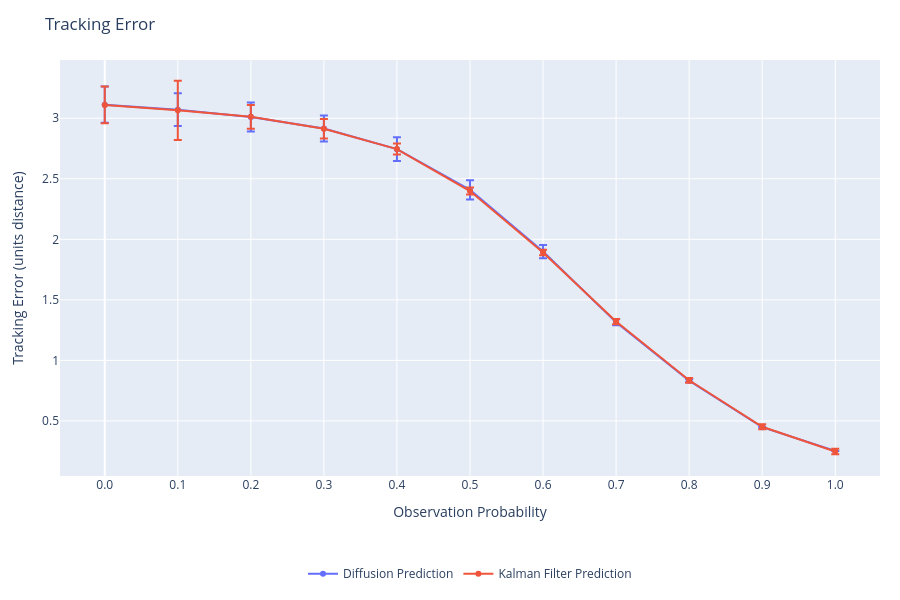
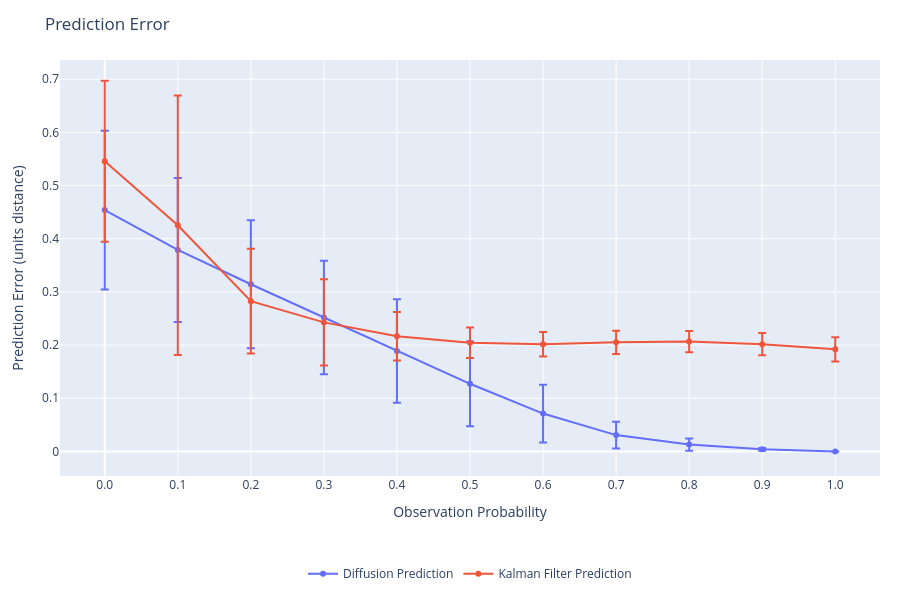
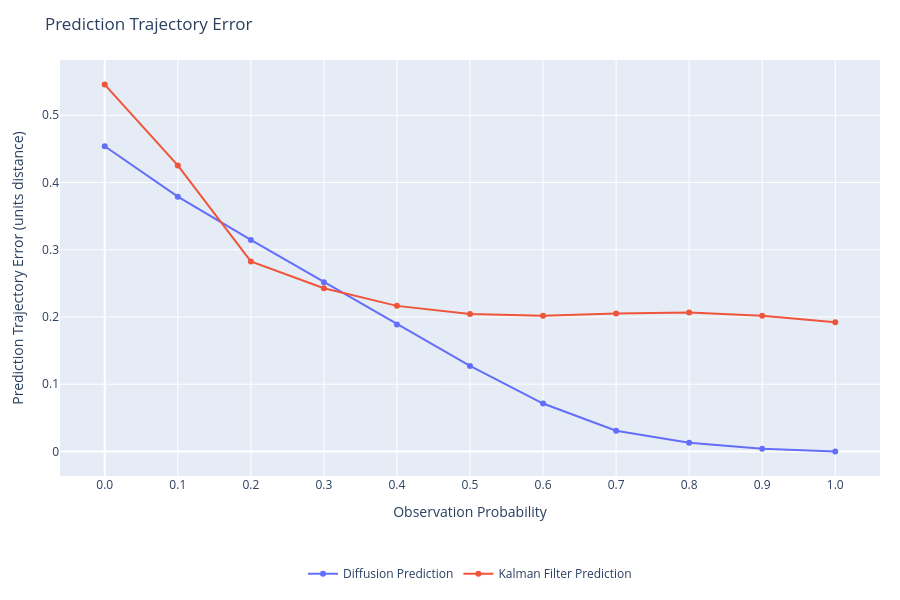
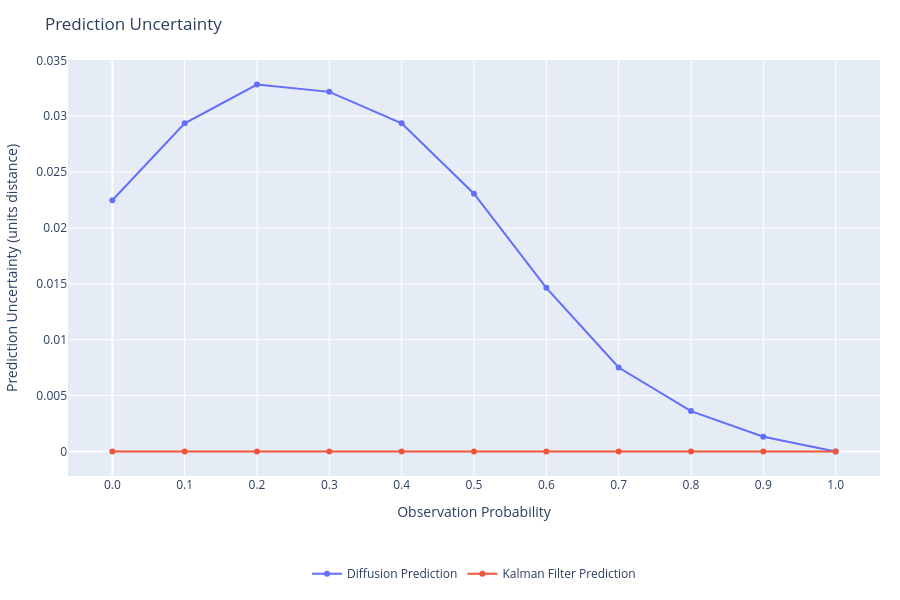

Notebook code cell kept with these figures, in order:
### Code cell
%reload_ext autoreload
%autoreload 2
from plots import *
import numpy as np

x_key = 'observation_probability'

# Data for plotting
plots = {
    'tracking_error_mean': {
        'title': 'Tracking Error',
        'ylabel': 'Tracking Error (units distance)',
        'xlabel': 'Observation Probability',
        'x': {series: get_x_radii(series, output, x_key) for series in output},
        # Average over all episodes and all timesteps.
        'y': {
            series: [np.mean(output[series][experiment]['tracking_error_mean']) for experiment in output[series]]
                for series in output
        },
        'y_std': {
            series: [np.std(np.mean(output[series][exp]['prediction_error_mean'], axis=tuple(range(1, output[series][exp]['prediction_error_mean'].ndim)))) for exp in sorted_experiments(series, output, x_key)]
                for series in output if not next(iter(output[series].values())).attrs['prediction_disable']
        }
    },
    'prediction_error_mean': {
        'title': 'Prediction Error',
        'ylabel': 'Prediction Error (units distance)',
        'xlabel': 'Observation Probability',
        'x': {series: get_x_radii(series, output, x_key) for series in output},
        # Average over all episodes and all timesteps.
        'y': {
            series: [np.mean(output[series][exp]['prediction_error_mean']) for exp in sorted_experiments(series, output, x_key)]
                for series in output if not next(iter(output[series].values())).attrs['prediction_disable']
        },
        'y_std': {
            series: [np.std(np.mean(output[series][exp]['prediction_error_mean'], axis=tuple(range(1, output[series][exp]['prediction_error_mean'].ndim)))) for exp in sorted_experiments(series, output, x_key)]
                for series in output if not next(iter(output[series].values())).attrs['prediction_disable']
        }
    },
    'prediction_trajectory_error_mean': {
        'title': 'Prediction Trajectory Error',
        'ylabel': 'Prediction Trajectory Error (units distance)',
        'xlabel': 'Observation Probability',
        'x': {series: get_x_radii(series, output, x_key) for series in output},
        # Average over all episodes and all timesteps.
        'y': {
            series: [np.mean(output[series][exp]['prediction_trajectory_error_mean']) for exp in sorted_experiments(series, output, x_key)]
                for series in output if not next(iter(output[series].values())).attrs['prediction_disable']
        }
    },
    'prediction_uncertainty_mean': {
        'title': 'Prediction Uncertainty',
        'ylabel': 'Prediction Uncertainty (units distance)',
        'xlabel': 'Observation Probability',
        'x': {series: get_x_radii(series, output, x_key) for series in output},
        # Average over all episodes and all timesteps.
        'y': {
            series: [np.mean(output[series][exp]['prediction_uncertainty_mean']) for exp in sorted_experiments(series, output, x_key)]
                for series in output if not next(iter(output[series].values())).attrs['prediction_disable']
        }
    },
    'prediction_uncertainty_gap_mean': {
        'title': 'Prediction Uncertainty Gap',
        'ylabel': 'Prediction Uncertainty Gap (units distance)',
        'xlabel': 'Observation Probability',
        'x': {series: get_x_radii(series, output, x_key) for series in output},
        # Average over all episodes and all timesteps.
        'y': {
            series: [np.mean(output[series][exp]['prediction_uncertainty_gap_mean']) for exp in sorted_experiments(series, output, x_key)]
                for series in output if not next(iter(output[series].values())).attrs['prediction_disable']
        }
    },
    'prediction_uncertainty_gap_min': {
        'title': 'Prediction Uncertainty Gap (Min)',
        'ylabel': 'Prediction Uncertainty Gap Min (units distance)',
        'xlabel': 'Observation Probability',
        'x': {series: get_x_radii(series, output, x_key) for series in output},
        # Average over all episodes and all timesteps.
        'y': {
            series: [np.mean(output[series][exp]['prediction_uncertainty_gap_min']) for exp in sorted_experiments(series, output, x_key)]
                for series in output if not next(iter(output[series].values())).attrs['prediction_disable']
        }
    },
    'prediction_uncertainty_gap_max': {
        'title': 'Prediction Uncertainty Gap (Max)',
        'ylabel': 'Prediction Uncertainty Gap Max (units distance)',
        'xlabel': 'Observation Probability',
        'x': {series: get_x_radii(series, output, x_key) for series in output},
        # Average over all episodes and all timesteps.
        'y': {
            series: [np.mean(output[series][exp]['prediction_uncertainty_gap_max']) for exp in sorted_experiments(series, output, x_key)]
                for series in output if not next(iter(output[series].values())).attrs['prediction_disable']
        }
    }
}

# Miscelaneous statistics.
timesteps = [np.max([np.max(output[series][experiment]['deltaSteps'].shape[1]) for experiment in output[series]]) for series in output]

plot(plots, timesteps=timesteps)

### Figure 1 — Plotly figure (JSON) as saved in the notebook; plotly's stock layout.template omitted (floating-point values rounded to 4 significant figures)
{"data": [{"error_y": {"array": [0.1493, 0.1356, 0.1203, 0.1068, 0.09737, 0.07967, 0.05423, 0.02503, 0.01145, 0.002459, 9.422e-09], "type": "data", "visible": true}, "hovertemplate": "%{x:.2f}: %{y:.4f}<extra></extra>", "mode": "lines+markers", "name": "Diffusion Prediction", "type": "scatter", "x": [0, 0.1, 0.2, 0.3, 0.4, 0.5, 0.6, 0.7, 0.8, 0.9, 1], "y": [3.112, 3.071, 3.011, 2.915, 2.745, 2.408, 1.899, 1.316, 0.8321, 0.4489, 0.252]}, {"error_y": {"array": [0.1514, 0.244, 0.09856, 0.08123, 0.04561, 0.02877, 0.02319, 0.02187, 0.01985, 0.02112, 0.02277], "type": "data", "visible": true}, "hovertemplate": "%{x:.2f}: %{y:.4f}<extra></extra>", "mode": "lines+markers", "name": "Kalman Filter Prediction", "type": "scatter", "x": [0, 0.1, 0.2, 0.3, 0.4, 0.5, 0.6, 0.7, 0.8, 0.9, 1], "y": [3.11, 3.065, 3.011, 2.913, 2.745, 2.398, 1.891, 1.321, 0.8359, 0.4522, 0.2482]}], "layout": {"autosize": true, "height": 600, "hovermode": "closest", "legend": {"orientation": "h", "x": 0.5, "xanchor": "center", "y": -0.2, "yanchor": "top"}, "margin": {"b": 120, "l": 60, "r": 20, "t": 60}, "showlegend": true, "title": {"text": "Tracking Error"}, "xaxis": {"ticktext": ["0.0", "0.1", "0.2", "0.3", "0.4", "0.5", "0.6", "0.7", "0.8", "0.9", "1.0"], "tickvals": [0, 0.1, 0.2, 0.3, 0.4, 0.5, 0.6, 0.7, 0.8, 0.9, 1], "title": {"text": "Observation Probability"}}, "yaxis": {"title": {"text": "Tracking Error (units distance)"}}}}

### Figure 2 — Plotly figure (JSON) as saved in the notebook; plotly's stock layout.template omitted (floating-point values rounded to 4 significant figures)
{"data": [{"error_y": {"array": [0.1493, 0.1356, 0.1203, 0.1068, 0.09737, 0.07967, 0.05423, 0.02503, 0.01145, 0.002459, 9.422e-09], "type": "data", "visible": true}, "hovertemplate": "%{x:.2f}: %{y:.4f}<extra></extra>", "mode": "lines+markers", "name": "Diffusion Prediction", "type": "scatter", "x": [0, 0.1, 0.2, 0.3, 0.4, 0.5, 0.6, 0.7, 0.8, 0.9, 1], "y": [0.4539, 0.3789, 0.3145, 0.2517, 0.1889, 0.1272, 0.07126, 0.03072, 0.01295, 0.003903, 2.673e-08]}, {"error_y": {"array": [0.1514, 0.244, 0.09856, 0.08123, 0.04561, 0.02877, 0.02319, 0.02187, 0.01985, 0.02112, 0.02277], "type": "data", "visible": true}, "hovertemplate": "%{x:.2f}: %{y:.4f}<extra></extra>", "mode": "lines+markers", "name": "Kalman Filter Prediction", "type": "scatter", "x": [0, 0.1, 0.2, 0.3, 0.4, 0.5, 0.6, 0.7, 0.8, 0.9, 1], "y": [0.5456, 0.4254, 0.2826, 0.2427, 0.2165, 0.2045, 0.2017, 0.2052, 0.2066, 0.2018, 0.192]}], "layout": {"autosize": true, "height": 600, "hovermode": "closest", "legend": {"orientation": "h", "x": 0.5, "xanchor": "center", "y": -0.2, "yanchor": "top"}, "margin": {"b": 120, "l": 60, "r": 20, "t": 60}, "showlegend": true, "title": {"text": "Prediction Error"}, "xaxis": {"ticktext": ["0.0", "0.1", "0.2", "0.3", "0.4", "0.5", "0.6", "0.7", "0.8", "0.9", "1.0"], "tickvals": [0, 0.1, 0.2, 0.3, 0.4, 0.5, 0.6, 0.7, 0.8, 0.9, 1], "title": {"text": "Observation Probability"}}, "yaxis": {"title": {"text": "Prediction Error (units distance)"}}}}

### Figure 3 — Plotly figure (JSON) as saved in the notebook; plotly's stock layout.template omitted (floating-point values rounded to 4 significant figures)
{"data": [{"hovertemplate": "%{x:.2f}: %{y:.4f}<extra></extra>", "mode": "lines+markers", "name": "Diffusion Prediction", "type": "scatter", "x": [0, 0.1, 0.2, 0.3, 0.4, 0.5, 0.6, 0.7, 0.8, 0.9, 1], "y": [0.4539, 0.3789, 0.3145, 0.2517, 0.1889, 0.1272, 0.07126, 0.03072, 0.01295, 0.003903, 2.673e-08]}, {"hovertemplate": "%{x:.2f}: %{y:.4f}<extra></extra>", "mode": "lines+markers", "name": "Kalman Filter Prediction", "type": "scatter", "x": [0, 0.1, 0.2, 0.3, 0.4, 0.5, 0.6, 0.7, 0.8, 0.9, 1], "y": [0.5456, 0.4254, 0.2826, 0.2427, 0.2165, 0.2045, 0.2017, 0.2052, 0.2066, 0.2018, 0.192]}], "layout": {"autosize": true, "height": 600, "hovermode": "closest", "legend": {"orientation": "h", "x": 0.5, "xanchor": "center", "y": -0.2, "yanchor": "top"}, "margin": {"b": 120, "l": 60, "r": 20, "t": 60}, "showlegend": true, "title": {"text": "Prediction Trajectory Error"}, "xaxis": {"ticktext": ["0.0", "0.1", "0.2", "0.3", "0.4", "0.5", "0.6", "0.7", "0.8", "0.9", "1.0"], "tickvals": [0, 0.1, 0.2, 0.3, 0.4, 0.5, 0.6, 0.7, 0.8, 0.9, 1], "title": {"text": "Observation Probability"}}, "yaxis": {"title": {"text": "Prediction Trajectory Error (units distance)"}}}}

### Figure 4 — Plotly figure (JSON) as saved in the notebook; plotly's stock layout.template omitted (floating-point values rounded to 4 significant figures)
{"data": [{"hovertemplate": "%{x:.2f}: %{y:.4f}<extra></extra>", "mode": "lines+markers", "name": "Diffusion Prediction", "type": "scatter", "x": [0, 0.1, 0.2, 0.3, 0.4, 0.5, 0.6, 0.7, 0.8, 0.9, 1], "y": [0.02249, 0.02937, 0.03284, 0.03218, 0.02937, 0.02307, 0.01464, 0.007512, 0.003611, 0.001316, 1.003e-08]}, {"hovertemplate": "%{x:.2f}: %{y:.4f}<extra></extra>", "mode": "lines+markers", "name": "Kalman Filter Prediction", "type": "scatter", "x": [0, 0.1, 0.2, 0.3, 0.4, 0.5, 0.6, 0.7, 0.8, 0.9, 1], "y": [0, 0, 0, 0, 0, 0, 0, 0, 0, 0, 0]}], "layout": {"autosize": true, "height": 600, "hovermode": "closest", "legend": {"orientation": "h", "x": 0.5, "xanchor": "center", "y": -0.2, "yanchor": "top"}, "margin": {"b": 120, "l": 60, "r": 20, "t": 60}, "showlegend": true, "title": {"text": "Prediction Uncertainty"}, "xaxis": {"ticktext": ["0.0", "0.1", "0.2", "0.3", "0.4", "0.5", "0.6", "0.7", "0.8", "0.9", "1.0"], "tickvals": [0, 0.1, 0.2, 0.3, 0.4, 0.5, 0.6, 0.7, 0.8, 0.9, 1], "title": {"text": "Observation Probability"}}, "yaxis": {"title": {"text": "Prediction Uncertainty (units distance)"}}}}
